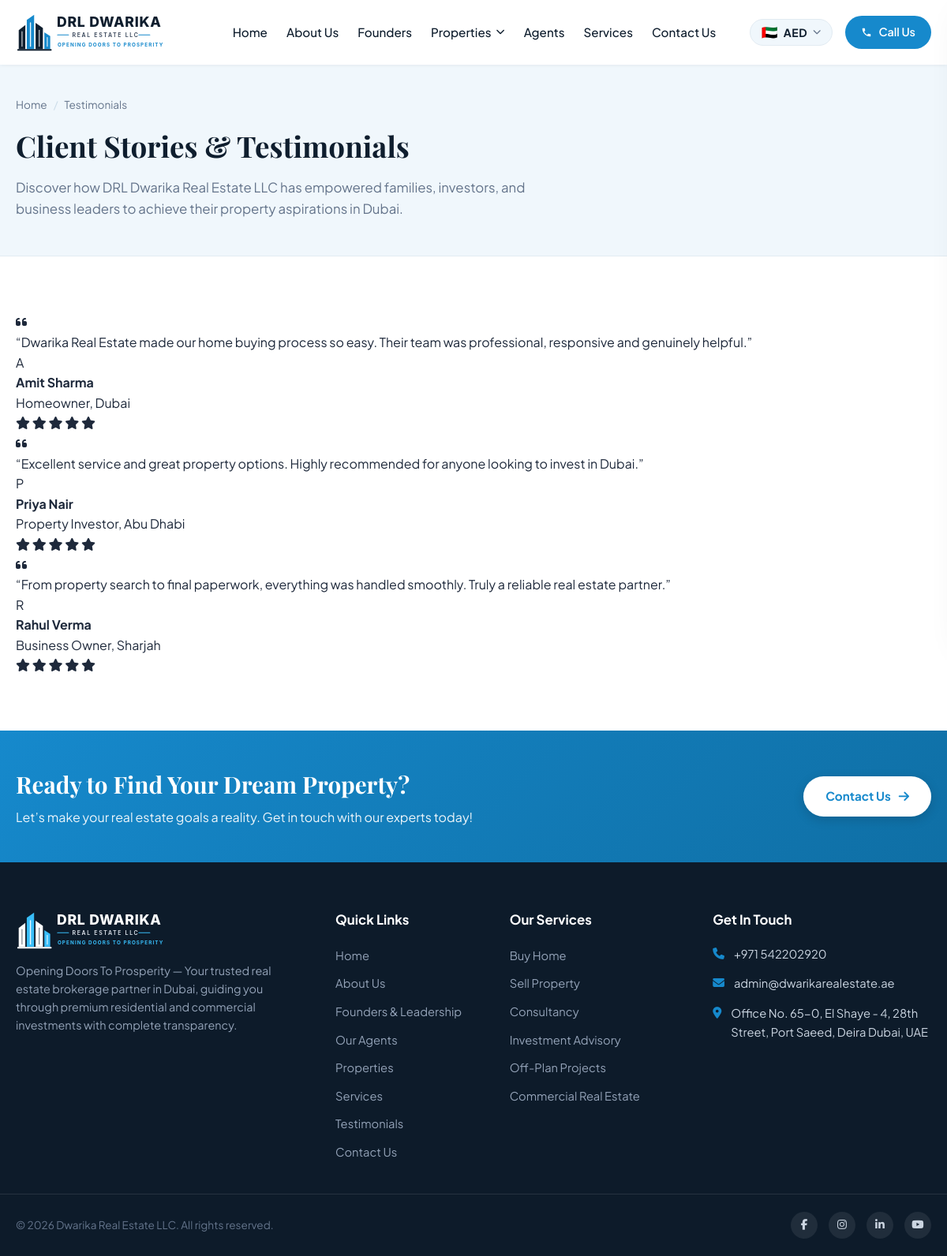
Screenshot of /testimonials with the database file from the repository.
### tables this page shows
CREATE TABLE `testimonials` (
  `id` INT UNSIGNED AUTO_INCREMENT PRIMARY KEY,
  `client_name` VARCHAR(120) NOT NULL,
  `client_title` VARCHAR(120) NULL,
  `location` VARCHAR(100) NOT NULL DEFAULT 'Dubai',
  `quote` TEXT NOT NULL,
  `avatar_initial` VARCHAR(5) NOT NULL DEFAULT 'A',
  `rating` TINYINT UNSIGNED NOT NULL DEFAULT 5,
  `is_featured` TINYINT(1) NOT NULL DEFAULT 1,
  `sort_order` INT NOT NULL DEFAULT 0,
  `created_at` DATETIME NOT NULL DEFAULT CURRENT_TIMESTAMP
);

### app/Controllers/Frontend/PageController.php (called while the page is built, shortened)
<?php
class PageController extends Controller
{
    public function testimonials(): void
    {
        $testimonials = Testimonial::all('sort_order ASC, id ASC');
        $this->render('frontend/pages/testimonials', [
            'meta_title'       => 'Client Testimonials & Reviews | DRL Dwarika Real Estate LLC',
            'meta_description' => 'Read what our clients say about working with DRL Dwarika Real Estate LLC for buying, selling, and investing in Dubai real estate.',
            'testimonials'     => $testimonials,
            'activeNav'        => 'testimonials'
        ]);
    }
}

### public/index.php (called while the page is built, shortened)
<?php
require_once APP_ROOT . '/app/Core/helpers.php';
spl_autoload_register(function ($class) {
    $prefix = 'App\\';
    $baseDir = APP_ROOT . '/app/';
    $len = strlen($prefix);
    $relativeClass = substr($class, $len);
    $file = $baseDir . str_replace('\\', '/', $relativeClass) . '.php';
});
$router = new Router();
$router->get('/', 'Frontend\\HomeController@index');
$router->get('/about-us', 'Frontend\\PageController@about');
$router->get('/founders', 'Frontend\\FoundersController@index');
$router->get('/agents', 'Frontend\\AgentController@index');
$router->get('/agents/{slug}', 'Frontend\\AgentController@show');
$router->get('/contact-us', 'Frontend\\PageController@contact');
$router->get('/testimonials', 'Frontend\\PageController@testimonials');
$router->get('/properties', 'Frontend\\PropertyController@index');
$router->get('/properties/buy', 'Frontend\\PropertyController@buy');
$router->get('/properties/rent', 'Frontend\\PropertyController@rent');
$router->get('/properties/off-plan', 'Frontend\\PropertyController@offPlan');
$router->get('/properties/commercial', 'Frontend\\PropertyController@commercial');
$router->get('/property/{slug}', 'Frontend\\PropertyController@show');
$router->get('/services', 'Frontend\\ServiceController@index');
$router->get('/services/buy-property', function() {
    (new \App\Controllers\Frontend\ServiceController())->show('buy-property');
});
$router->get('/services/sell-property', function() {
    (new \App\Controllers\Frontend\ServiceController())->show('sell-property');
});
$router->get('/services/property-consultancy', function() {
    (new \App\Controllers\Frontend\ServiceController())->show('property-consultancy');
});
$router->get('/services/investment-advisory', function() {
    (new \App\Controllers\Frontend\ServiceController())->show('investment-advisory');
});
$router->get('/services/{slug}', 'Frontend\\ServiceController@show');
$router->get('/locations/{slug}', 'Frontend\\LocationController@show');
$router->get('/property-types/{slug}', 'Frontend\\PropertyTypeController@show');
$router->post('/enquiry/submit', 'Frontend\\LeadController@submit');
$router->get('/api/chatbot-knowledge', 'Frontend\\ApiController@chatbotKnowledge');
$router->get('/api/exchange-rates', 'Frontend\\ApiController@exchangeRates');
$router->get('/sitemap.xml', 'Frontend\\SeoController@sitemap');
$router->get('/robots.txt', 'Frontend\\SeoController@robots');
$router->get('/admin/login', 'Admin\\AuthController@showLogin');
$router->post('/admin/login', 'Admin\\AuthController@login');
$router->get('/admin/logout', 'Admin\\AuthController@logout');
$router->get('/admin', function() {
    header('Location: /admin/dashboard');
    exit;
}, ['auth']);
$router->get('/admin/dashboard', 'Admin\\DashboardController@index', ['auth']);
$router->get('/admin/properties', 'Admin\\PropertyController@index', ['auth']);
$router->get('/admin/properties/create', 'Admin\\PropertyController@create', ['auth']);
$router->post('/admin/properties/create', 'Admin\\PropertyController@store', ['auth']);
$router->get('/admin/properties/edit/{id}', 'Admin\\PropertyController@edit', ['auth']);
$router->post('/admin/properties/edit/{id}', 'Admin\\PropertyController@update', ['auth']);
$router->post('/admin/properties/delete/{id}', 'Admin\\PropertyController@delete', ['auth']);
$router->get('/admin/leads', 'Admin\\LeadController@index', ['auth']);
$router->post('/admin/leads/update-status/{id}', 'Admin\\LeadController@updateStatus', ['auth']);
$router->get('/admin/services', 'Admin\\ContentController@services', ['auth']);
$router->get('/admin/testimonials', 'Admin\\ContentController@testimonials', ['auth']);
$router->get('/admin/locations', 'Admin\\ContentController@locations', ['auth']);
$router->get('/admin/agents', 'Admin\\AgentController@index', ['auth']);
$router->get('/admin/agents/create', 'Admin\\AgentController@create', ['auth']);
$router->post('/admin/agents/create', 'Admin\\AgentController@store', ['auth']);
$router->get('/admin/agents/edit/{id}', 'Admin\\AgentController@edit', ['auth']);
$router->post('/admin/agents/edit/{id}', 'Admin\\AgentController@update', ['auth']);
$router->post('/admin/agents/delete/{id}', 'Admin\\AgentController@delete', ['auth']);
$router->get('/admin/founders', 'Admin\\FounderController@index', ['auth']);
$router->get('/admin/founders/edit/{id}', 'Admin\\FounderController@edit', ['auth']);
$router->post('/admin/founders/edit/{id}', 'Admin\\FounderController@update', ['auth']);
$router->get('/admin/tools', 'Admin\\ToolsController@index', ['auth']);
$router->get('/admin/seo', 'Admin\\SeoController@index', ['auth']);
$router->get('/admin/settings', 'Admin\\SettingsController@index', ['auth']);
$router->post('/admin/settings', 'Admin\\SettingsController@update', ['auth']);
$method = $_SERVER['REQUEST_METHOD'] ?? 'GET';
$uri = $_SERVER['REQUEST_URI'] ?? '/';
$router->dispatch($method, $uri);

### app/Core/Database.php (called while the page is built, shortened)
<?php
class Database
{
    private static ?PDO $instance = null;
    public static function getConnection(): PDO
    {
        if (self::$instance !== null) {
            return self::$instance;
        }
        $config = require dirname(__DIR__, 2) . '/config/database.php';
        if ($config['driver'] === 'mysql') {
            try {
                $dsn = sprintf(
                    'mysql:host=%s;port=%d;dbname=%s;charset=%s',
                    $config['host'],
                    $config['port'],
                    $config['database'],
                    $config['charset']
                );
                self::$instance = new PDO($dsn, $config['username'], $config['password'], $config['options']);
                try {
                    self::$instance->exec("UPDATE agents SET sort_order = 1 WHERE slug = 'yaseen-mughal'");
                    self::$instance->exec("UPDATE agents SET sort_order = 2, status = 'active' WHERE slug = 'chirag-srivastava'");
                    self::$instance->exec("UPDATE agents SET sort_order = 3, status = 'active' WHERE slug = 'aman-bhatnagar'");
                    self::$instance->exec("UPDATE agents SET sort_order = 4 WHERE slug = 'jeet-chande'");
                    self::$instance->exec("UPDATE agents SET sort_order = 5 WHERE slug = 'pragati-pandey'");
                    self::$instance->exec("UPDATE agents SET sort_order = 6 WHERE slug = 'dheera-saxena'");
                    self::$instance->exec("UPDATE agents SET designation = 'Portfolio Manager' WHERE slug IN ('jeet-chande', 'pragati-pandey', 'dheera-saxena')");
                    self::$instance->exec("UPDATE properties SET agent_id = 11 WHERE agent_id = 1");
                    self::$instance->exec("UPDATE properties SET agent_id = 12 WHERE agent_id = 2");
                    self::$instance->exec("DELETE FROM agents WHERE slug IN ('omar-farooq', 'elena-rostova')");
                    self::$instance->exec("UPDATE agents SET rera_brn = '' WHERE rera_brn IS NOT NULL AND rera_brn != ''");
                } catch (\Throwable $initErr) {
                    error_log("Database auto-sync notice: " . $initErr->getMessage());
                }
                return self::$instance;
            } catch (PDOException $e) {
                error_log("Database: Primary MySQL connection failed (" . $e->getMessage() . "). Falling back to SQLite.");
            }
        }
    }
}

### app/Core/Model.php (called while the page is built, shortened)
<?php
abstract class Model
{
    protected static string $table = '';
    protected static function db(): PDO
    {
        return Database::getConnection();
    }
    public static function all(string $orderBy = 'id DESC'): array
    {
        $stmt = self::db()->query("SELECT * FROM " . static::$table . " ORDER BY " . $orderBy);
        return $stmt->fetchAll();
    }
}

### app/Core/helpers.php (called while the page is built, shortened)
<?php
if (!function_exists('e')) {
    function e(?string $string): string
    {
        return htmlspecialchars((string)($string ?? ''), ENT_QUOTES | ENT_SUBSTITUTE, 'UTF-8');
    }
}

### app/Views/frontend/pages/testimonials.php (the view, shortened to what this page needs)
<div class="page-banner">
  <div class="container">
    <nav class="breadcrumb-nav" aria-label="Breadcrumb">
      <ol class="breadcrumb-list">
        <li><a href="/">Home</a></li>
        <li aria-current="page">Testimonials</li>
      </ol>
    </nav>
    <h1 class="page-banner-title">Client Stories &amp; Testimonials</h1>
    <p class="page-banner-subtitle">Discover how DRL Dwarika Real Estate LLC has empowered families, investors, and business leaders to achieve their property aspirations in Dubai.</p>
  </div>
</div>
<section class="testimonials-page-section section-padding">
  <div class="container">
    <div class="testimonials-full-grid">
      <?php foreach ($testimonials as $t): ?>
        <div class="testimonial-large-card">
          <div class="card-quote-icon">
            <i class="fa-solid fa-quote-left"></i>
          </div>
          <p class="quote-text">&ldquo;<?= e($t['quote']) ?>&rdquo;</p>
          <div class="author-meta-row">
            <div class="author-initial-circle"><?= e($t['avatar_initial']) ?></div>
            <div class="author-details">
              <h4><?= e($t['client_name']) ?></h4>
              <span><?= e($t['client_title'] ? $t['client_title'] . ', ' : '') ?><?= e($t['location']) ?></span>
            </div>
            <div class="star-rating">
              <i class="fa-solid fa-star"></i>
              <i class="fa-solid fa-star"></i>
              <i class="fa-solid fa-star"></i>
              <i class="fa-solid fa-star"></i>
              <i class="fa-solid fa-star"></i>
            </div>
          </div>
        </div>
      <?php endforeach; ?>
    </div>
  </div>
</section>

### app/Core/Router.php (shortened to what this page needs)
<?php
class Router
{
    private array $routes = [];
    private function addRoute(string $method, string $path, string|callable $handler, array $middlewares = []): self
    {
        $this->routes[] = [
            'method'      => $method,
            'path'        => '/' . trim($path, '/'),
            'handler'     => $handler,
            'middlewares' => $middlewares
        ];
        return $this;
    }
    public function dispatch(string $method, string $uri): void
    {
        $parsedUri = parse_url($uri, PHP_URL_PATH);
        $cleanUri = '/' . trim($parsedUri, '/');
        foreach ($this->routes as $route) {
            $pattern = preg_replace('/\{([a-zA-Z0-9_]+)\}/', '(?P<$1>[^/]+)', $route['path']);
            $pattern = '#^' . $pattern . '$#';
            if (preg_match($pattern, $cleanUri, $matches)) {
                $params = array_filter($matches, 'is_string', ARRAY_FILTER_USE_KEY);
                if (is_string($route['handler']) && str_contains($route['handler'], '@')) {
                    [$controllerName, $action] = explode('@', $route['handler']);
                    $controllerInstance = new $controllerClass();
                    call_user_func_array([$controllerInstance, $action], $params);
                    return;
                }
            }
        }
    }
}

### public/assets/css/chatbot.css (style rules this page uses)
:root { --cb-primary: #1689CC; --cb-primary-dark: #0D69A0; --cb-navy: #0F1E2E; --cb-navy-light: #1A2F45; --cb-gold: #C5A880; --cb-gold-accent: #D4AF37; --cb-bg: #FFFFFF; --cb-chat-bg: #F8FAFC; --cb-text: #1E293B; --cb-text-muted: #64748B; --cb-border: #E2E8F0; --cb-user-msg: #1689CC; --cb-bot-msg: #FFFFFF; --cb-radius: 16px; --cb-shadow: 0 20px 45px rgba(15, 30, 46, 0.22), 0 4px 12px rgba(22, 137, 204, 0.12); --cb-font: 'Plus Jakarta Sans', system-ui, -apple-system, sans-serif; --cb-font-heading: 'Playfair Display', Georgia, serif; }

### rows the page displays
testimonials: quote "Dwarika Real Estate made our home buying process so easy. Their team was professional, responsive and genuinely helpful.", avatar_initial "A", client_name "Amit Sharma", client_title "Homeowner,", location "Dubai"
testimonials: quote "Excellent service and great property options. Highly recommended for anyone looking to invest in Dubai.", avatar_initial "P", client_name "Priya Nair", client_title "Property Investor,", location "Abu Dhabi"
testimonials: quote "From property search to final paperwork, everything was handled smoothly. Truly a reliable real estate partner.", avatar_initial "R", client_name "Rahul Verma", client_title "Business Owner,", location "Sharjah"
